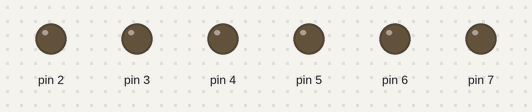
Bench run of a sketch on a simulated Arduino Uno, built with avr-gcc and run on an emulated ATmega328P. Parts: output pins drawn as LEDs (lit = HIGH). Random numbers use the default seed unless the sketch sets one.

Above: at 0.1 s.
At 5.1 s:
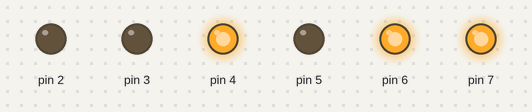
At 6.9 s:
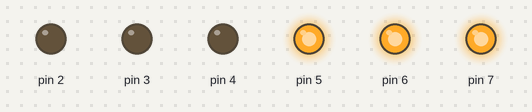
At 14.5 s:
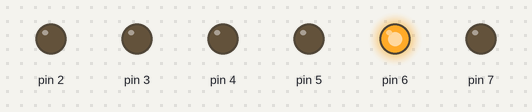
At 22.3 s:
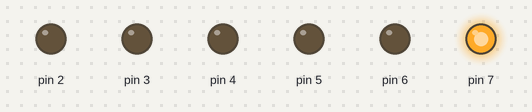
At 39.1 s:
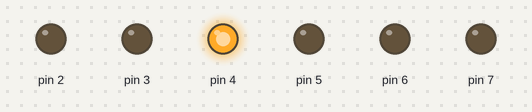
Timing chart, 0 to 40.0 s (numbered marks = the images above):
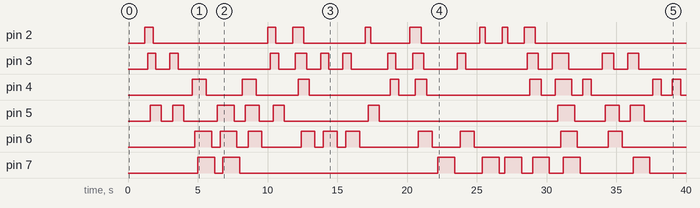

Measured:
- by itself, pin 2: LOW → HIGH at 1.2 s, → LOW 0.60 s later, → HIGH 8.2 s later, → LOW 0.60 s later, … (16 changes in this stretch)
- by itself, pin 3: LOW → HIGH at 1.4 s, → LOW 0.60 s later, → HIGH 1.0 s later, → LOW 0.60 s later, … (26 changes in this stretch)
- by itself, pin 4: LOW → HIGH at 4.6 s, → LOW 1.0 s later, → HIGH 2.6 s later, → LOW 1.0 s later, … (20 changes in this stretch)
- by itself, pin 5: LOW → HIGH at 1.6 s, → LOW 0.80 s later, → HIGH 0.80 s later, → LOW 0.80 s later, … (18 changes in this stretch)
- by itself, pin 6: LOW → HIGH at 4.8 s, → LOW 1.2 s later, → HIGH 0.60 s later, → LOW 1.2 s later, … (20 changes in this stretch)
- by itself, pin 7: LOW → HIGH at 5.0 s, → LOW 1.2 s later, → HIGH 0.60 s later, → LOW 1.2 s later, … (16 changes in this stretch)

The sketch:

led_chasing_effect.ino
```cpp
int BASE = 2 ;  // the I/O pin for the first LED
int NUM = 6;   // number of LEDs
long randNumber;

void setup() {
  // put your setup code here, to run once:
   for (int i = BASE; i < BASE + NUM; i ++)
   {
     pinMode(i, OUTPUT);   // set I/O pins as output
   }

}

void loop() {
  // put your main code here, to run repeatedly:
   for (int i = BASE; i < BASE + NUM; i ++)
   {
     digitalWrite(i, LOW);    // set I/O pins as “low”, turn off LEDs one by one.
     delay(200);        // delay
   }
   for (int i = BASE; i < BASE + NUM; i ++)
   {
     randNumber = random(10);
     if (randNumber > 5)
     {
        digitalWrite(i, HIGH);    // set I/O pins as “high”, turn on LEDs one by one
        delay(200);        // delay
     }
   }
}
```
